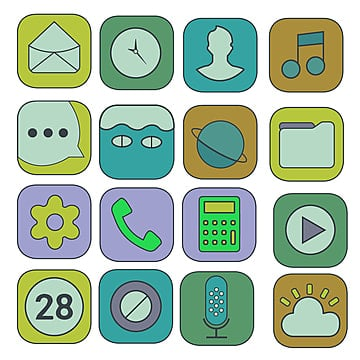
#> input picture dataset/internet/random.jpg, 360 x 360 px
$ python -i m05_edge_detection.py   (imports and definitions only)   (older library calls are emulated)
#> lines starting #> are read from the running program, lines starting #| are printed output that depends on the picture
import cv2
import numpy as np


def ensure_grayscale(img: np.ndarray) -> np.ndarray:
    if img.ndim == 3:
        return cv2.cvtColor(img, cv2.COLOR_RGB2GRAY)
    return img


def sobel_edges(gray_img: np.ndarray, ksize: int = 3, direction: str = "both") -> np.ndarray:
    """
    Computes first-order spatial derivative edges using Sobel operators.
    """
    gray = ensure_grayscale(gray_img)
    direction = direction.lower()

    if direction == "x":
        grad_x = cv2.Sobel(gray, cv2.CV_32F, 1, 0, ksize=ksize)
        return np.clip(np.abs(grad_x), 0, 255).astype(np.uint8)
    elif direction == "y":
        grad_y = cv2.Sobel(gray, cv2.CV_32F, 0, 1, ksize=ksize)
        return np.clip(np.abs(grad_y), 0, 255).astype(np.uint8)
    else:
        grad_x = cv2.Sobel(gray, cv2.CV_32F, 1, 0, ksize=ksize)
        grad_y = cv2.Sobel(gray, cv2.CV_32F, 0, 1, ksize=ksize)
        mag = cv2.magnitude(grad_x, grad_y)
        return np.clip(mag, 0, 255).astype(np.uint8)


def laplacian_edges(gray_img: np.ndarray, ksize: int = 3) -> np.ndarray:
    """
    Computes second-order spatial derivative edges using Laplacian operator.
    """
    gray = ensure_grayscale(gray_img)
    lap = cv2.Laplacian(gray, cv2.CV_32F, ksize=ksize)
    return np.clip(np.abs(lap), 0, 255).astype(np.uint8)


def canny_edges(gray_img: np.ndarray, low_thresh: int = 50, high_thresh: int = 150, aperture: int = 3) -> np.ndarray:
    """
    Applies the full Canny edge detection pipeline (Gaussian -> Sobel -> NMS -> Hysteresis).
    """
    gray = ensure_grayscale(gray_img)
    return cv2.Canny(gray, threshold1=low_thresh, threshold2=high_thresh, apertureSize=aperture)


def laplacian_of_gaussian(gray_img: np.ndarray, ksize: int = 5, sigma: float = 1.0) -> np.ndarray:
    """
    Applies Laplacian of Gaussian (LoG): Gaussian smoothing followed by Laplacian.
    """
    gray = ensure_grayscale(gray_img)
    ksize = int(ksize)
    if ksize % 2 == 0:
        ksize += 1
    blurred = cv2.GaussianBlur(gray, (ksize, ksize), sigmaX=sigma)
    lap = cv2.Laplacian(blurred, cv2.CV_32F, ksize=3)
    return np.clip(np.abs(lap), 0, 255).astype(np.uint8)

>>> import cv2
>>> picture = cv2.imread('../dataset/internet/random.jpg', cv2.IMREAD_GRAYSCALE)
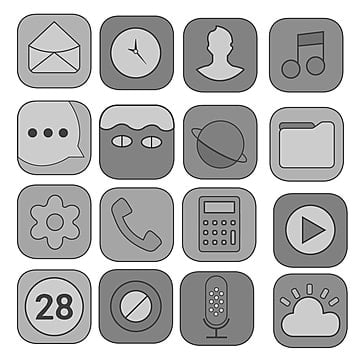
#> picture: shape (360, 360); min 0, max 255, mean 184.5
>>> result = sobel_edges(picture)
#> in sobel_edges, `grad_x = cv2.Sobel(gray, cv2.CV_32F, 1, 0, ksize=ksize)`:
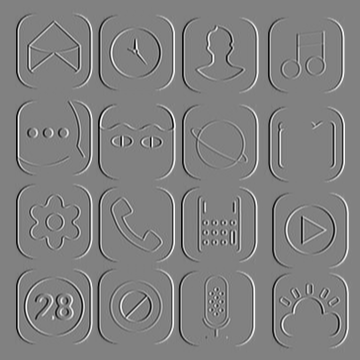
#> grad_x: shape (360, 360) float32; min -1016, max 989, mean 0; drawn with min black and max white
#> in sobel_edges, `grad_y = cv2.Sobel(gray, cv2.CV_32F, 0, 1, ksize=ksize)`:
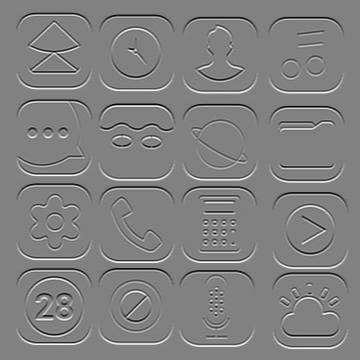
#> grad_y: shape (360, 360) float32; min -1013, max 987, mean 0; drawn with min black and max white
#> in sobel_edges, `mag = cv2.magnitude(grad_x, grad_y)`:
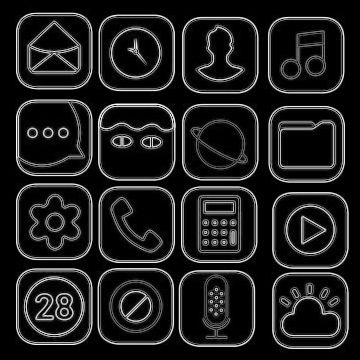
#> mag: shape (360, 360) float32; min 0, max 1020.6, mean 120.3; drawn with min black and max white
#> in sobel_edges, `return np.clip(mag, 0, 255).astype(np.uint8)`:
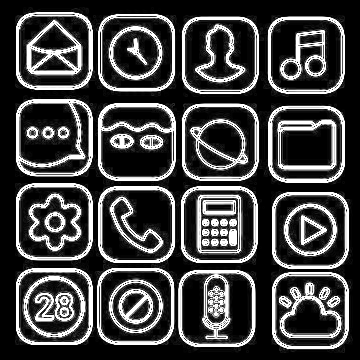
#> returned value: shape (360, 360); min 0, max 255, mean 66.7
